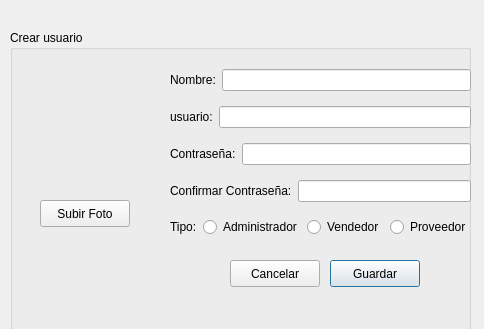
<?xml version="1.0" encoding="UTF-8"?>
<ui version="4.0">
 <class>CreateUser</class>
 <widget class="QDialog" name="CreateUser">
  <property name="geometry">
   <rect>
    <x>0</x>
    <y>0</y>
    <width>484</width>
    <height>329</height>
   </rect>
  </property>
  <property name="windowTitle">
   <string>Agregar Usuario</string>
  </property>
  <widget class="QGroupBox" name="groupBox">
   <property name="geometry">
    <rect>
     <x>10</x>
     <y>30</y>
     <width>461</width>
     <height>301</height>
    </rect>
   </property>
   <property name="title">
    <string>Crear usuario</string>
   </property>
   <widget class="QWidget" name="layoutWidget">
    <property name="geometry">
     <rect>
      <x>160</x>
      <y>30</y>
      <width>301</width>
      <height>191</height>
     </rect>
    </property>
    <layout class="QGridLayout" name="gridLayout">
     <item row="3" column="0">
      <layout class="QHBoxLayout" name="horizontalLayout_10">
       <item>
        <widget class="QLabel" name="pass2_label">
         <property name="text">
          <string>Confirmar Contraseña:</string>
         </property>
        </widget>
       </item>
       <item>
        <widget class="QLineEdit" name="pass2">
         <property name="echoMode">
          <enum>QLineEdit::Password</enum>
         </property>
        </widget>
       </item>
      </layout>
     </item>
     <item row="4" column="0">
      <layout class="QHBoxLayout" name="horizontalLayout_6">
       <item>
        <widget class="QLabel" name="tipo_label">
         <property name="text">
          <string>Tipo:</string>
         </property>
        </widget>
       </item>
       <item>
        <widget class="QRadioButton" name="administrador">
         <property name="text">
          <string>Administrador</string>
         </property>
        </widget>
       </item>
       <item>
        <widget class="QRadioButton" name="vendedor">
         <property name="text">
          <string>Vendedor</string>
         </property>
        </widget>
       </item>
       <item>
        <widget class="QRadioButton" name="proveedor">
         <property name="text">
          <string>Proveedor</string>
         </property>
        </widget>
       </item>
      </layout>
     </item>
     <item row="0" column="0">
      <layout class="QHBoxLayout" name="horizontalLayout_2">
       <item>
        <widget class="QLabel" name="nombre_label">
         <property name="text">
          <string>Nombre:</string>
         </property>
        </widget>
       </item>
       <item>
        <widget class="QLineEdit" name="nombre"/>
       </item>
      </layout>
     </item>
     <item row="1" column="0">
      <layout class="QHBoxLayout" name="horizontalLayout_3">
       <item>
        <widget class="QLabel" name="usario_label">
         <property name="text">
          <string>usuario:</string>
         </property>
        </widget>
       </item>
       <item>
        <widget class="QLineEdit" name="usuario"/>
       </item>
      </layout>
     </item>
     <item row="2" column="0">
      <layout class="QHBoxLayout" name="horizontalLayout_4">
       <item>
        <widget class="QLabel" name="pass_label">
         <property name="text">
          <string>Contraseña:</string>
         </property>
        </widget>
       </item>
       <item>
        <widget class="QLineEdit" name="pass">
         <property name="echoMode">
          <enum>QLineEdit::Password</enum>
         </property>
        </widget>
       </item>
      </layout>
     </item>
    </layout>
   </widget>
   <widget class="QPushButton" name="guardar">
    <property name="geometry">
     <rect>
      <x>320</x>
      <y>230</y>
      <width>90</width>
      <height>27</height>
     </rect>
    </property>
    <property name="text">
     <string>Guardar</string>
    </property>
   </widget>
   <widget class="QLabel" name="notify">
    <property name="geometry">
     <rect>
      <x>10</x>
      <y>260</y>
      <width>271</width>
      <height>31</height>
     </rect>
    </property>
    <property name="font">
     <font>
      <weight>75</weight>
      <bold>true</bold>
     </font>
    </property>
    <property name="text">
     <string/>
    </property>
   </widget>
   <widget class="QPushButton" name="pushButton">
    <property name="geometry">
     <rect>
      <x>220</x>
      <y>230</y>
      <width>90</width>
      <height>27</height>
     </rect>
    </property>
    <property name="text">
     <string>Cancelar</string>
    </property>
   </widget>
   <widget class="QLabel" name="foto">
    <property name="geometry">
     <rect>
      <x>10</x>
      <y>30</y>
      <width>131</width>
      <height>131</height>
     </rect>
    </property>
    <property name="text">
     <string/>
    </property>
   </widget>
   <widget class="QPushButton" name="subirFoto">
    <property name="geometry">
     <rect>
      <x>30</x>
      <y>170</y>
      <width>90</width>
      <height>27</height>
     </rect>
    </property>
    <property name="text">
     <string>Subir Foto</string>
    </property>
   </widget>
  </widget>
 </widget>
 <tabstops>
  <tabstop>nombre</tabstop>
  <tabstop>usuario</tabstop>
  <tabstop>pass</tabstop>
  <tabstop>pass2</tabstop>
  <tabstop>administrador</tabstop>
  <tabstop>vendedor</tabstop>
  <tabstop>proveedor</tabstop>
  <tabstop>guardar</tabstop>
 </tabstops>
 <resources/>
 <connections/>
</ui>
